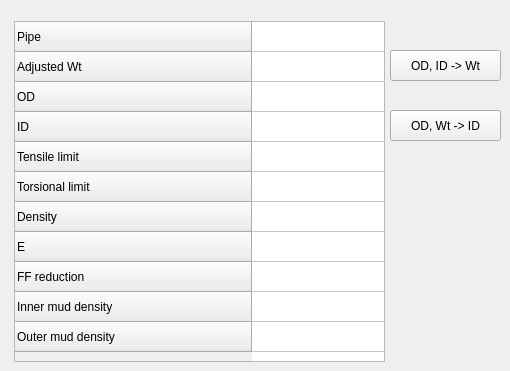
       <widget class="QWidget" name="tab_10">
        <attribute name="title">
         <string>Pipe</string>
        </attribute>
        <widget class="QPushButton" name="s3ODID_pushButton">
         <property name="geometry">
          <rect>
           <x>390</x>
           <y>50</y>
           <width>111</width>
           <height>31</height>
          </rect>
         </property>
         <property name="text">
          <string>OD, ID -&gt; Wt</string>
         </property>
        </widget>
        <widget class="QPushButton" name="s3ODWt_pushButton">
         <property name="geometry">
          <rect>
           <x>390</x>
           <y>110</y>
           <width>111</width>
           <height>31</height>
          </rect>
         </property>
         <property name="text">
          <string>OD, Wt -&gt; ID</string>
         </property>
        </widget>
        <widget class="QTableWidget" name="s3PipeProperties_tableWidget">
         <property name="geometry">
          <rect>
           <x>14</x>
           <y>21</y>
           <width>371</width>
           <height>341</height>
          </rect>
         </property>
         <property name="font">
          <font>
           <pointsize>9</pointsize>
          </font>
         </property>
         <property name="frameShape">
          <enum>QFrame::StyledPanel</enum>
         </property>
         <property name="columnCount">
          <number>1</number>
         </property>
         <attribute name="horizontalHeaderVisible">
          <bool>false</bool>
         </attribute>
         <attribute name="horizontalHeaderDefaultSectionSize">
          <number>150</number>
         </attribute>
         <attribute name="horizontalHeaderMinimumSectionSize">
          <number>120</number>
         </attribute>
         <attribute name="verticalHeaderDefaultSectionSize">
          <number>30</number>
         </attribute>
         <attribute name="verticalHeaderMinimumSectionSize">
          <number>28</number>
         </attribute>
         <row>
          <property name="text">
           <string>Pipe</string>
          </property>
         </row>
         <row>
          <property name="text">
           <string>Adjusted Wt                                                 </string>
          </property>
          <property name="font">
           <font>
            <kerning>false</kerning>
           </font>
          </property>
         </row>
         <row>
          <property name="text">
           <string>OD</string>
          </property>
         </row>
         <row>
          <property name="text">
           <string>ID</string>
          </property>
         </row>
         <row>
          <property name="text">
           <string>Tensile limit</string>
          </property>
         </row>
         <row>
          <property name="text">
           <string>Torsional limit</string>
          </property>
         </row>
         <row>
          <property name="text">
           <string>Density</string>
          </property>
         </row>
         <row>
          <property name="text">
           <string>E</string>
          </property>
         </row>
         <row>
          <property name="text">
           <string>FF reduction</string>
          </property>
         </row>
         <row>
          <property name="text">
           <string>Inner mud density</string>
          </property>
         </row>
         <row>
          <property name="text">
           <string>Outer mud density</string>
          </property>
         </row>
         <column/>
        </widget>
       </widget>
